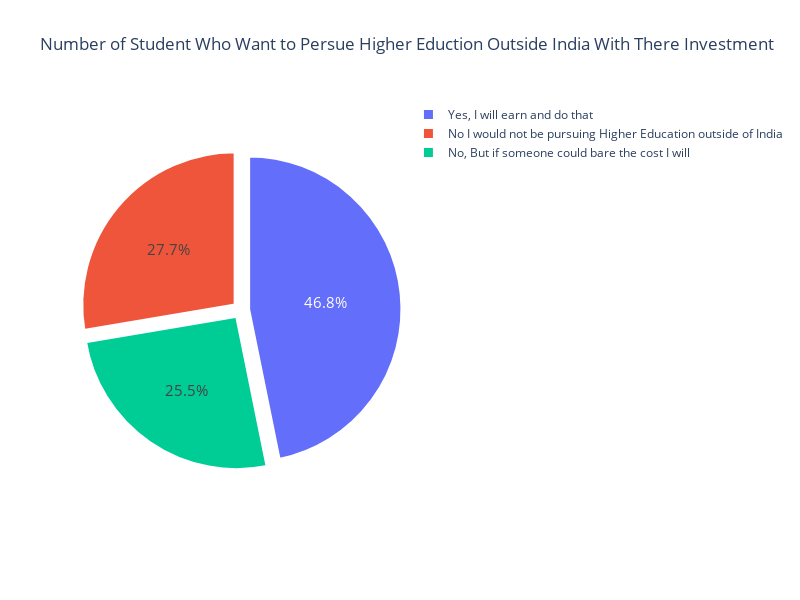

Write notebook code for a chart like this one.
### Code cell
label = que3.index
count = que3.values

fig = go.Figure(data=[go.Pie(labels=label, values=count, pull=[0.05] * len(label))])

fig.update_layout(
    width=800,
    height=600,
    title_text='Number of Student Who Want to Persue Higher Eduction Outside India With There Investment'
)

fig.update_traces(
    hoverinfo='label+value',
    textinfo='percent',
    textfont_size=15,
    marker=dict(line=dict(color='white', width=3))
)

fig.show()

### Figure 1 — Plotly figure (JSON) as saved in the notebook; plotly's stock layout.template omitted (floating-point values rounded to 4 significant figures)
{"data": [{"hoverinfo": "label+value", "labels": ["Yes, I will earn and do that", "No I would not be pursuing Higher Education outside of India", "No, But if someone could bare the cost I will"], "marker": {"line": {"color": "white", "width": 3}}, "pull": [0.05, 0.05, 0.05], "textfont": {"size": 15}, "textinfo": "percent", "type": "pie", "values": [110, 65, 60]}], "layout": {"height": 600, "title": {"text": "Number of Student Who Want to Persue Higher Eduction Outside India With There Investment"}, "width": 800}}
